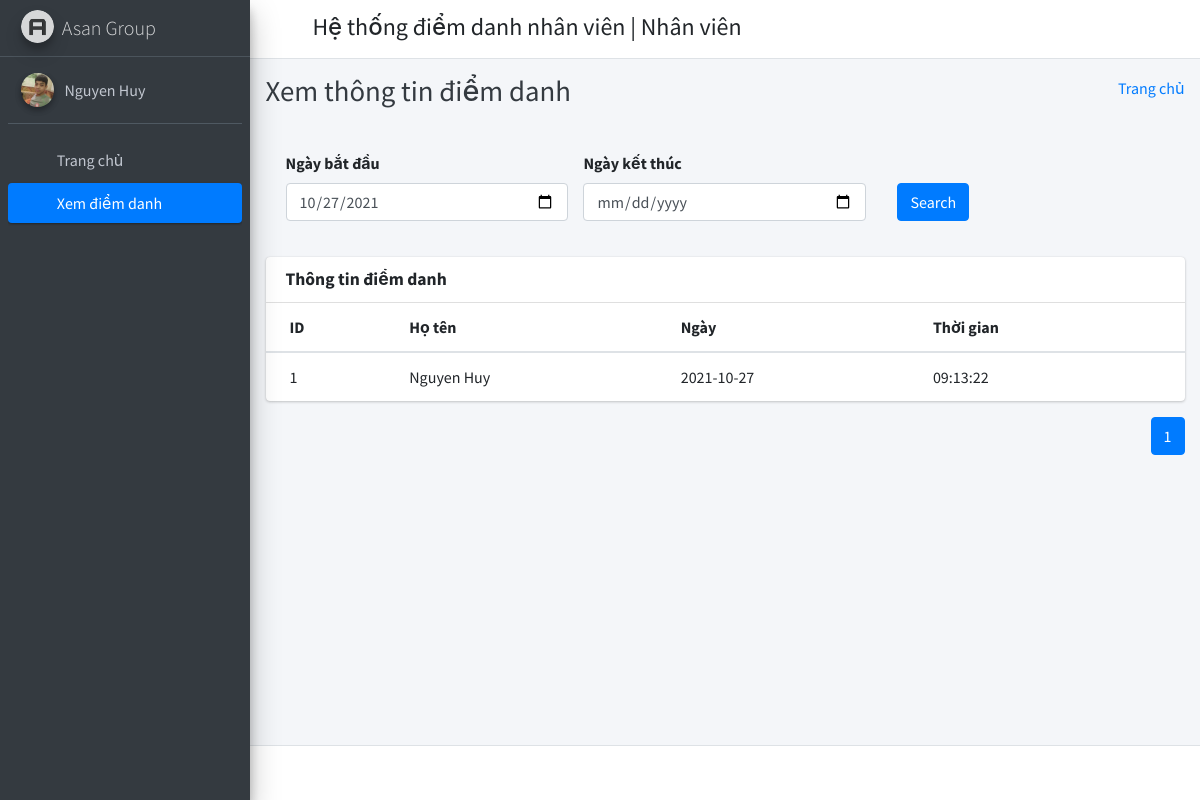
/employee_view_attendance/ (signed in), run on the app's committed database.
### employee_management_app/models.py (models this page shows)
class Employee(models.Model):
    id = models.AutoField(primary_key=True)
    admin = models.OneToOneField(CustomUser, on_delete=models.CASCADE)
    gender = models.CharField(max_length=50)
    profile_pic = models.ImageField(null=True, blank=True)
    address = models.TextField()
    name = models.CharField(max_length=255)
    department_id = models.ForeignKey(
        Departments, on_delete=models.DO_NOTHING, default=1
    )
    created_at = models.DateTimeField(auto_now_add=True)
    updated_at = models.DateTimeField(auto_now=True)
    objects = models.Manager()

class CustomUser(AbstractUser):
    user_type_data = ((1, "HOD"), (2, "Employee"))
    user_type = models.CharField(
        default=1, choices=user_type_data, max_length=10)

class Attendance(models.Model):
    id = models.AutoField(primary_key=True)
    employee_id = models.ForeignKey(Employee, on_delete=models.CASCADE)
    name = models.CharField(max_length=255)
    attendance_date = models.DateField(auto_now_add=True)
    attendance_time = models.CharField(max_length=20)
    created_at = models.DateTimeField(auto_now_add=True)
    updated_at = models.DateTimeField(auto_now=True)
    objects = models.Manager()

### employee_management_app/EmployeeViews.py (the view)
def employee_view_attendance(request):
    employee = Employee.objects.get(admin=request.user.id)
    if request.method == "POST":
        start_date = request.POST.get('start_date')
        end_date = request.POST.get('end_date')
        if end_date < start_date:
            messages.error(request, "Ngày kết thúc phải lớn hơn ngày bắt đầu")
            return redirect('manage_attendance')
        else:
            start_date_parse = datetime.strptime(
                start_date, '%Y-%m-%d').date()
            end_date_parse = datetime.strptime(
                end_date, '%Y-%m-%d').date()
            attendance_report = Attendance.objects.filter(
                attendance_date__range=(start_date_parse, end_date_parse), employee_id=employee.id)
            context = {
                "data": attendance_report,
                "employee": employee,
            }
            return render(request, "employee_template/employee_view_attendance.html", context)
    else:
        data = Attendance.objects.filter(employee_id=employee.id)
        paginator = Paginator(data, per_page=8)
        page_number = request.GET.get('page', 1)
        page_obj = paginator.get_page(page_number)
        context = {
            "data": page_obj.object_list,
            "paginator": paginator,
            "page_number": int(page_number),
            "employee": employee,
        }
        return render(request, "employee_template/employee_view_attendance.html", context)

### employee_management_app/templates/employee_template/employee_view_attendance.html (shortened to what this page needs)
{% extends 'employee_template/base_template.html' %}
{% block page_title %}
Xem thông tin điểm danh
{% endblock page_title %}
{% block main_content %}
{% load static %}
<section class="content">
    <div class="container-fluid">
        <div class="row">
            <div class="col-md-12">
                <form method="POST">
                    <div class="card-body">
                        <div class="row">
                            <div class="col-lg-4">
                                <div class="form-group">
                                    <label>Ngày bắt đầu </label>
                                    <input type="date" id="startDate" class="form-control" value="2000-11-25" name="start_date" required />
                                </div>
                            </div>
                            <div class="col-lg-4">
                                <div class="form-group">
                                    <label>Ngày kết thúc </label>
                                    <input type="date" class="form-control" name="end_date" required />
                                </div>
                            </div>
                            <div class="col-lg-4">
                                <div class="form-group ml-3" style="margin-top: 32px;">
                                    <button type="submit" class="btn btn-primary" id="fetch_student">Search</button>
                                </div>
                            </div>
                        </div>
                    </div>
                </form>
            </div>
        </div>
        <div class="row">
            <div class="col-md-12">
                <div class="card">
                    <div class="card-header">
                        <h3 class="card-title"><b>Thông tin điểm danh</b></h3>
                    </div>
                    <div class="card-body table-responsive p-0">
                        <table class="table table-hover text-nowrap">
                            <thead>
                                <tr>
                                    <th>ID</th>
                                    <th>Họ tên</th>
                                    <th>Ngày</th>
                                    <th>Thời gian</th>
                                </tr>
                            </thead>
                            <tbody>
                                {% for dt in data %}
                                <tr>
                                    <td>{{ dt.employee_id.id }}</td>
                                    <td>{{ dt.name }}</td>
                                    <td>{{ dt.attendance_date | date:'Y-m-d' }}</td>
                                    <td>{{ dt.attendance_time }}</td>
                                </tr>
                                {% endfor %}
                            </tbody>
                        </table>
                    </div>
                </div>
            </div>
        </div>
        <div class="row">
            <div class="col-md-12">
                <ul class="pagination justify-content-end">
                    {% for i in paginator.page_range %}
                    <li class="page-item {% if i == page_number %} active {% endif %}">
                        <a href="?page={{i}}" class="page-link">{{i}}</a>
                    </li>
                    {% endfor %}
                </ul>
            </div>
        </div>
    </div>
</section>
{% endblock main_content %}

### employee_management_app/templates/employee_template/sidebar_template.html (shortened to what this page needs)
{% load static %}
<aside class="main-sidebar sidebar-dark-primary elevation-4">
    <a href="{% url 'employee_home' %}" class="brand-link">
        <img src="{% static 'dist/img/AdminLTELogo.png' %}" alt="AdminLTE Logo" class="brand-image img-circle elevation-3" style="opacity: .8">
        <span class="brand-text font-weight-light">Asan Group</span>
    </a>
    <div class="sidebar">
        <div class="user-panel mt-3 pb-3 mb-3 d-flex">
            <div class="image">
                <img src="{{ employee.profile_pic.url }}" class="img-circle elevation-2" alt="User Image">
            </div>
            <div class="info">
                <a href="{% url 'employee_profile' %}" class="d-block">{{ user.first_name }}</a>
            </div>
        </div>
        <nav class="mt-2">
            <ul class="nav nav-pills nav-sidebar flex-column" data-widget="treeview" role="menu" data-accordion="false">
                <li class="nav-item">
                    {% url 'employee_home' as employee_home %}
                    <a href="{{ employee_home }}" class="nav-link {% if request.path == employee_home %} active {% endif %}">
                        <i class="nav-icon fas fa-tachometer-alt"></i>
                        <p>
                            Trang chủ
                        </p>
                    </a>
                </li>
                <li class="nav-item">
                    {% url 'employee_view_attendance' as employee_view_attendance %}
                    <a href="{{ employee_view_attendance }}" class="nav-link {% if request.path == employee_view_attendance %} active {% endif %}">
                        <i class="nav-icon fas fa-calendar-alt"></i>
                        <p>
                            Xem điểm danh
                        </p>
                    </a>
                </li>
            </ul>
        </nav>
    </div>
</aside>

### data on the page
Employee: profile_pic (picture)
CustomUser: first_name "Nguyen Huy"
Attendance: employee_id.id "1", name "Nguyen Huy", attendance_date "2021-10-27", attendance_time "09:13:22"

### other printed values
{{ i }} "1"
